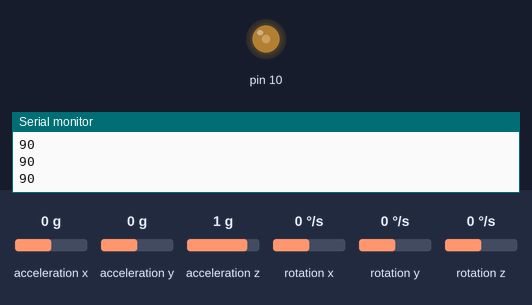
Bench run of a sketch on a simulated Arduino Uno, built with avr-gcc and run on an emulated ATmega328P. On the bench: output pins drawn as LEDs (lit = HIGH), the last lines printed to the serial monitor. The inputs (shaded band) are chosen by the test bench; at power-on: acceleration x 0 g, acceleration y 0 g, acceleration z 1 g, rotation x 0 °/s, rotation y 0 °/s, rotation z 0 °/s.

Above: at 3.2 s.
3.3 s: acceleration x set to -1.4 g
At 4.5 s:
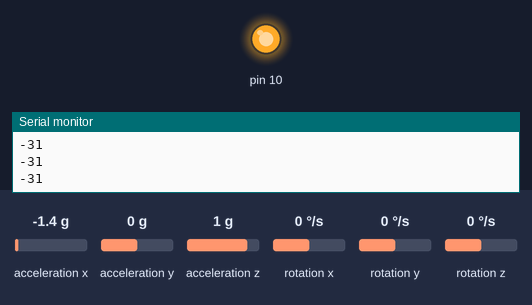
4.8 s: acceleration x set to -1.2 g
6.3 s: acceleration x set to -0.9 g
At 6.9 s:
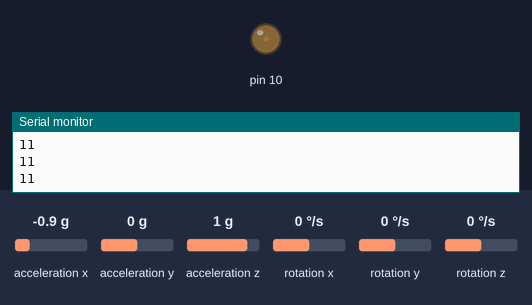
7.8 s: acceleration x set to 0.8 g
At 9.0 s:
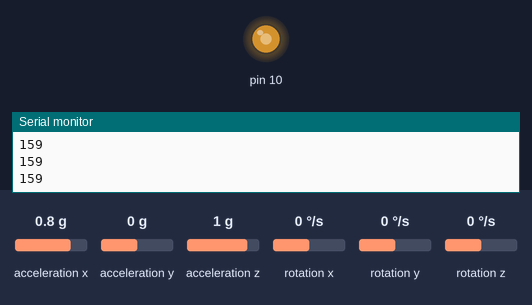
9.3 s: acceleration x set to 0 g
At 10.7 s:
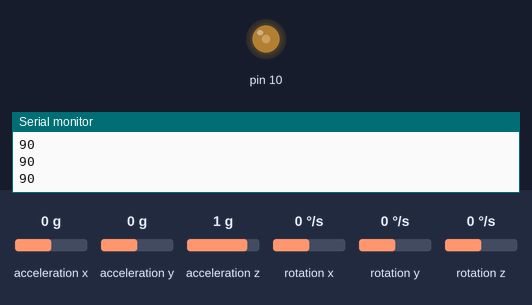
Timing chart, 0 to 11.8 s (numbered marks = the images above; inputs shaded):
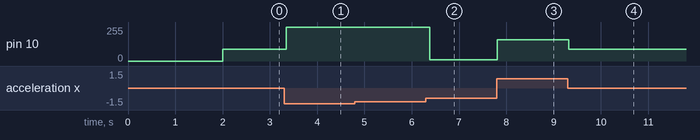

The sketch:

MPU--test.ino
```cpp
#include <Wire.h>


#include <MPU6050.h>


  // put your setup code here, to run once:
MPU6050 sensor ;
int b=0;

int16_t ax, ay, az ;

int16_t gx, gy, gz ;

void setup() {
  Wire.begin ( );// SPI communication
pinMode(10,OUTPUT);
Serial.begin  (9600);

Serial.println  ( "Initializing the sensor" );

sensor.initialize ( );

Serial.println (sensor.testConnection ( ) ? "Successfully Connected" : "Connection failed"); //checking whether mpu6050 is working alright

delay (1000);

Serial.println ( "Taking Values from the sensor" );

delay (1000);

}

void loop() {
  // put your main code here, to run repeatedly:
sensor.getMotion6 (&ax, &ay, &az, &gx, &gy, &gz);

ax = map (ax, -17000, 17000, 0, 180) ;

Serial.println (ax);

//sg90.write (ax);
analogWrite(10,ax);


delay (80);
}
```

Measured:
- the behaviour switches between -1.1 and -1 g on acceleration x (found by bisection; images 1 and 2)
- after the input at 3.3 s, pin 10: 90/255 → 255/255 after 0.05 s
- after the input at 6.3 s, pin 10: 255/255 → 11/255 after 0.08 s
- after the input at 7.8 s, pin 10: 11/255 → 159/255 at once
- after the input at 9.3 s, pin 10: 159/255 → 90/255 at once
